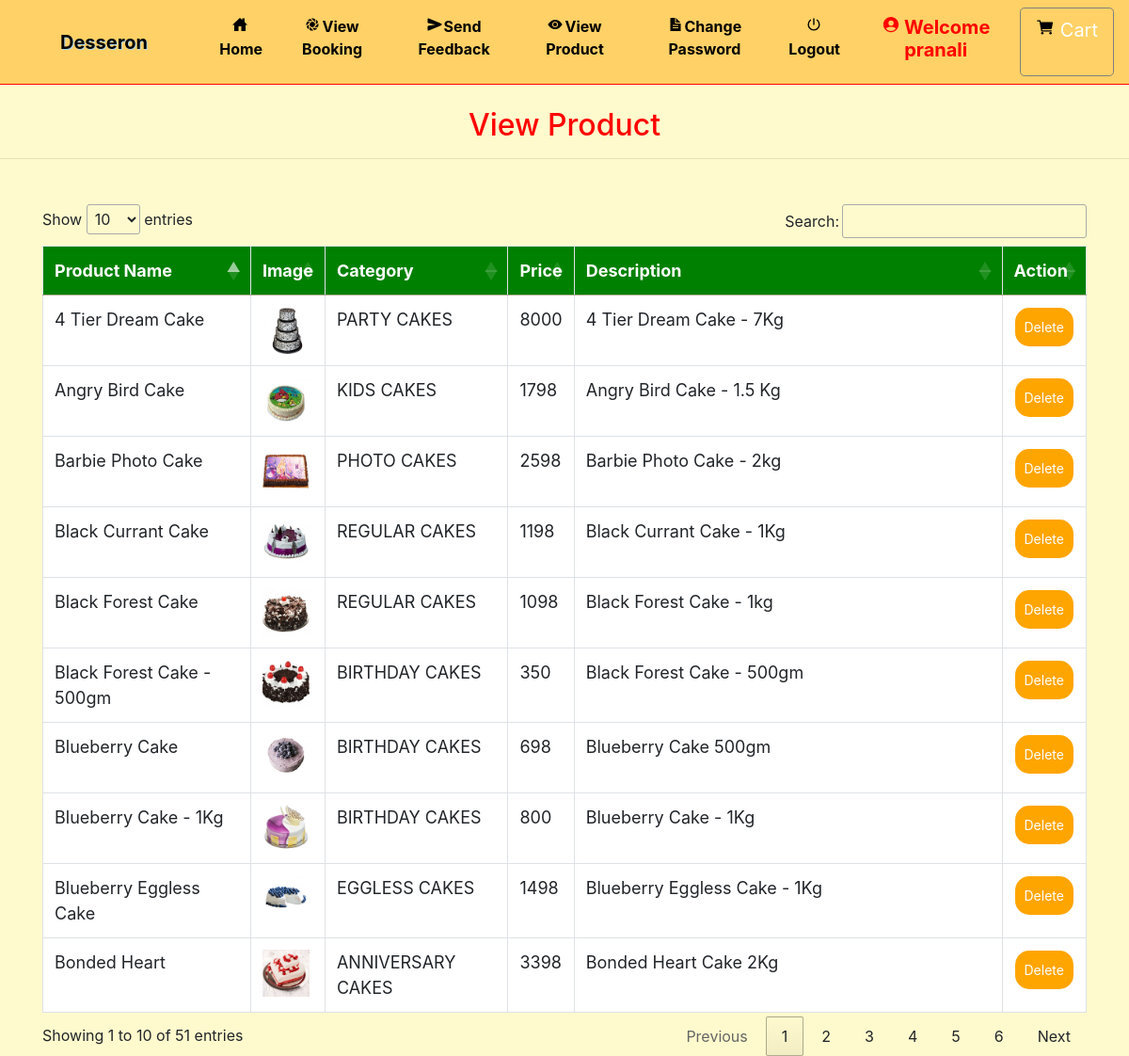
Screenshot of /admin_view_product (signed in) with the database file from the repository.
### grocery/models.py (models this page shows, shortened)
class Product(models.Model):
    category = models.ForeignKey(Category, on_delete=models.CASCADE, null=True)
    image = models.FileField(null=True)
    name = models.CharField(max_length=30, null=True)
    price = models.IntegerField(null=True)
    desc = models.TextField(null=True)

class Category(models.Model):
    name = models.CharField(max_length=30, null=True)

### grocery/views.py (the view)
# urls.py: path('admin_view_product', Admin_View_product, name='admin_view_product'),
def Admin_View_product(request):
    if not request.user.is_authenticated:
        return redirect('login_admin')
    pro = Product.objects.all()
    d = {'pro':pro}
    return render(request,'admin_view_product.html',d)

### grocery/templates/admin_view_product.html (shortened to what this page needs)
{% extends 'navigation.html' %}
{% block body %}
<center><h2 style="color:red;margin-top:2%">View Product</h2></center><hr>
 <div class="container" style="margin-top:4%">
<table class="table table-bordered" id="myTable">
  <thead>
  <tr>
    <th>Product Name</th>
    <th>Image</th>
      <th> Category</th>
    <th>Price</th>
       <th> Description</th>
    <th>Action</th>
  </tr>
  </thead>
   <tbody>
    {% for i in pro %}
  <tr>
    <td>{{i.name}}</td>
    <td><img src="{{i.image.url}}" style="width:50px;height:50px"></td>
      <td>{{i.category.name}}</td>
      <td>{{i.price}}</td>
      <td>{{i.desc}}</td>
    <td><a href="{% url 'delete_product' i.id %}" onclick="return confirm('Are you sure?')"><button class="button button1">Delete</button></a></td>
  </tr>
    {% endfor %}
    </tbody>
</table>
 </div>
{% endblock %}

### grocery/templates/navigation.html (shortened to what this page needs)
<!DOCTYPE html>
<html lang="en">
<head>
    {% load static %}
     <link rel="stylesheet" href="https://maxcdn.bootstrapcdn.com/bootstrap/4.0.0/css/bootstrap.min.css">
  <link rel = stylesheet href = "//cdn.datatables.net/1.10.19/css/jquery.dataTables.min.css">
<link rel="stylesheet" href="https://cdnjs.cloudflare.com/ajax/libs/font-awesome/4.7.0/css/font-awesome.min.css">
</head>
<body style="background-color:#FFFACD" >
<nav class="navbar navbar-expand-sm" style = "background-color : #FFD166 ; border-bottom:1px solid red">
  <a class="navbar-brand pl-5" href="#" style="color:black ; font-weight : bold">Desseron</a>
<div class="collapse navbar-collapse" id="collapsibleNavbar">
  <ul class="navbar-nav pl-5 text-center">
    {% if request.user.username %}
    {% if not request.user.is_staff %}
    <li class="nav-item">
      <a class="nav-link" href="{% url 'home' %}" style="color:black"><ion-icon style="margin-right:2px" name="home-sharp"></ion-icon>Home</a>
    </li>
    <li class="nav-item">
      <a class="nav-link" href="{% url 'view_booking' %}" style="color:black"><ion-icon style="margin-right:2px" name="aperture"></ion-icon>View Booking</a>
    </li>
    <li class="nav-item">
      <a class="nav-link" href="{% url 'send_feedback' request.user.id %}" style="color:black"><ion-icon style="margin-right:2px" name="send"></ion-icon>Send Feedback</a>
    </li>
    <li class="nav-item">
      <a class="nav-link" href="{% url 'view_product' 0 %}" style="color:black"><ion-icon style="margin-right:2px" name="eye"></ion-icon>View Product</a>
    </li>
    <li class="nav-item">
      <a class="nav-link" href="{% url 'change_password' %}" style="color:black"><ion-icon style="margin-right:2px" name="document-text-sharp"></ion-icon>Change Password</a>
    </li>
    {% endif %}
    {% endif %}
    {% if request.user.is_authenticated %}
    <a class="nav-link" href="{% url 'logout' %}" style="color:black"><ion-icon style="margin-right:2px" name="power-sharp"></ion-icon>Logout</a>
    {% if not request.user.is_staff %}
    <li class="nav-item">
      <a href="{% url 'profile' %}"><h5 class="nav-link" style="color:red"><ion-icon style="margin-right:4px;color:#FF0000" name="person-circle-sharp"></ion-icon>Welcome {{request.user.username}}</h5>
      </a></li>
    {% else %}
    <li class="nav-item">
      <h5  class="nav-link" style="color:red"><ion-icon style="margin-right:4px;color:#FF0000" name="person-circle-sharp"></ion-icon>Welcome {{request.user.username}}</h5>
    </li>
    {% endif %}
    {% endif %}
    {% if not request.user.is_staff %}
    {% if request.user.username %}
      <a href="{% url 'cart' %}" style="border:1px solid gray" class="btn btn-default btn-lg text-dark text-capitalize">
        <ion-icon style="color:black;margin-top:2%" name="cart"></ion-icon><span style="margin-left:6px;margin-top:2%;color:white">Cart</span></a></center>
{% endif %}
    {% endif %}
    </ul>
</div>
</nav>
{% block body %}
{% endblock %}
</body></html>

### grocery/templates/navigation.html (style rules this page uses)
* { box-sizing: border-box; }
#myTable { border-collapse: collapse; width: 100%; border: 1px solid #ddd; font-size: 18px; }
#myTable th { text-align: left; padding: 12px; background-color: green; color: white; }
#myTable td { text-align: left; padding: 12px; background-color: white; }
#myTable tr { border-bottom: 1px solid #ddd; }
.button { background-color: orange; border: none; color: white; padding: 10px; text-align: center; text-decoration: none; display: inline-block; font-size: 14px; margin: 1px 1px; cursor: pointer; }
.button1 { border-radius: 15px; }
.nav-link { font-weight:bold; }
.navbar-brand { text-shadow: 1px 1px lightblue; }

### rows the page displays
Product: name "Black Forest Cake - 500gm", image (picture), category.name "BIRTHDAY CAKES", price "350", desc "Black Forest Cake - 500gm"
Product: name "Blueberry Cake - 1Kg", image (picture), category.name "BIRTHDAY CAKES", price "800", desc "Blueberry Cake - 1Kg"
Product: name "Blueberry Cake", image (picture), category.name "BIRTHDAY CAKES", price "698", desc "Blueberry Cake 500gm"
Product: name "Bonded Heart", image (picture), category.name "ANNIVERSARY CAKES", price "3398", desc "Bonded Heart Cake 2Kg"
Product: name "Angry Bird Cake", image (picture), category.name "KIDS CAKES", price "1798", desc "Angry Bird Cake - 1.5 Kg"
Product: name "Black Forest Cake", image (picture), category.name "REGULAR CAKES", price "1098", desc "Black Forest Cake - 1kg"
Product: name "Black Currant Cake", image (picture), category.name "REGULAR CAKES", price "1198", desc "Black Currant Cake - 1Kg"
Product: name "Blueberry Eggless Cake", image (picture), category.name "EGGLESS CAKES", price "1498", desc "Blueberry Eggless Cake - 1Kg"
Product: name "Barbie Photo Cake", image (picture), category.name "PHOTO CAKES", price "2598", desc "Barbie Photo Cake - 2kg"
Product: name "4 Tier Dream Cake", image (picture), category.name "PARTY CAKES", price "8000", desc "4 Tier Dream Cake - 7Kg"

### other values shown
{{ request.user.username }} "pranali"
